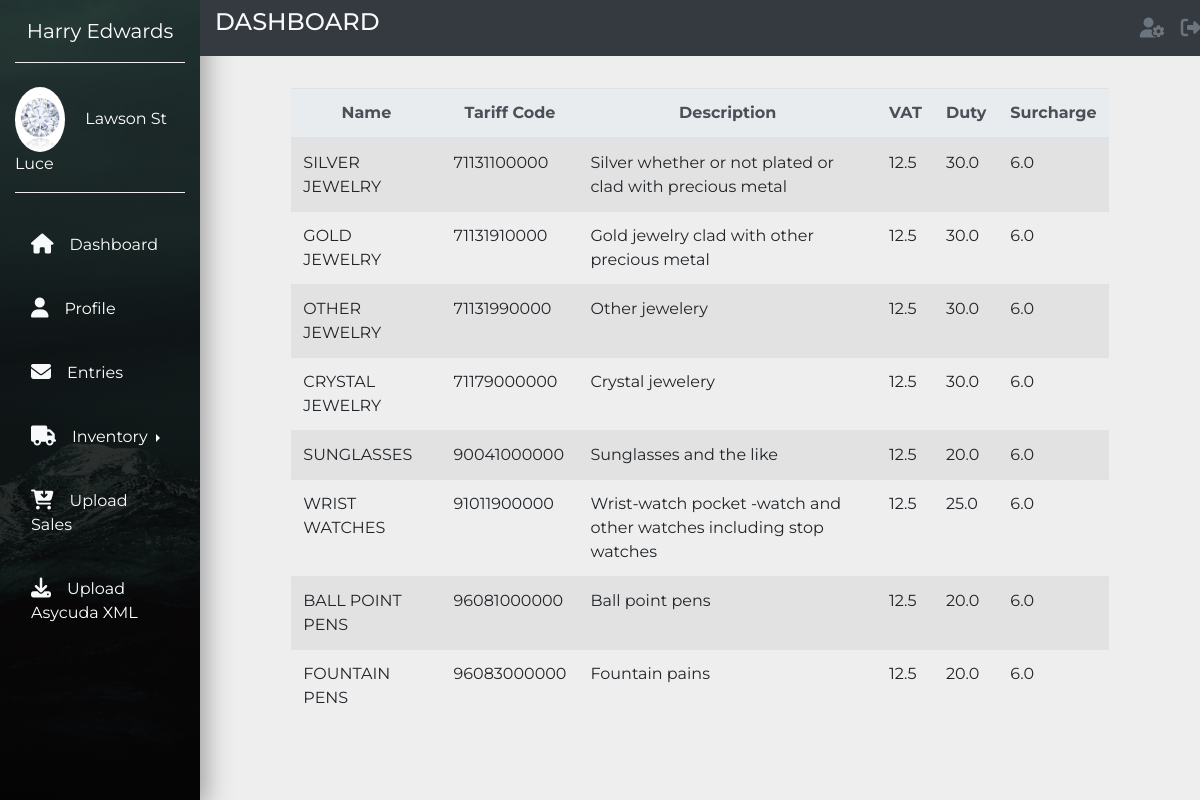
Screenshot of /inventory/tariff/list (signed in) with the database file from the repository.
### account/models.py (models this page shows, shortened)
class Profile(models.Model):
    user = models.OneToOneField(settings.AUTH_USER_MODEL,
                                on_delete=models.CASCADE)
    nic = models.PositiveIntegerField(blank=True, null=True)
    paye = models.CharField(max_length=4, blank=True, null=True)
    birth_date = models.DateField(blank=True, null=True)
    date_hired = models.DateField(blank=True, null=True)
    photo = models.ImageField(upload_to=get_directory_path, blank=True)

### inventory/models.py (models this page shows, shortened)
class Tariff(models.Model):
    name = models.CharField(max_length=200)
    code = models.CharField(max_length=11, unique=True)
    description = models.TextField(blank=True)
    vat = models.FloatField()
    duty = models.FloatField()
    surcharge = models.FloatField()
    class Meta:
        ordering = ('code',)

### inventory/views.py (the view)
# urls.py: path('tariff/list', views.TariffListView.as_view(),
class TariffListView(LoginRequiredMixin, ListView):
    model = Tariff
    template_name = 'inventory/catalogue/tariff_list.html'

### inventory/templates/inventory/catalogue/tariff_list.html (shortened to what this page needs)
{% extends "base.html" %}
{% load humanize %}
{% block content %}
{% if request.user.is_authenticated %}
<div class="row pt-md-5 mt-md-3 mb-5 justify-content-md-center">
    <div class="col-xl-10 col-sm-12 p-2">
<table class="table table-striped table-hover">
    <thead class="thead-light text-center">
        <th>Name</th>
        <th>Tariff Code</th>
        <th>Description</th>
        <th>VAT</th>
        <th>Duty</th>
        <th>Surcharge</th>
    </thead>
    {% for item in tariff_list %}
    <tr>
        <td>{{item.name}}</td>
        <td>{{item.code}}</td>
        <td>{{item.description}}</td>
        <td>{{item.vat}}</td>
        <td>{{item.duty}}</td>
        <td>{{item.surcharge}}</td>
    </tr>
    {% endfor %}
</table>
{% else %}
<p class="text-muted">You must be authenticated to view this content.</p>
{% endif %}
    </div>
</div>
{% endblock %}

### inventory/templates/base.html (shortened to what this page needs)
{% load static %}
<!DOCTYPE html>
<html lang="en">
<head>
    <link rel="stylesheet" href="https://maxcdn.bootstrapcdn.com/bootstrap/4.4.1/css/bootstrap.min.css">
    <link href="{% static "css/base.css" %}" rel="stylesheet">
</head>
<body>
    {% if request.user.is_authenticated %}
    <nav class="navbar navbar-expand-md navbar-light">
        <div class="collapse navbar-collapse" id="myNavbar">
          <div class="container-fluid">
            <div class="row">
              <div class="col-xl-2 col-lg-3 col-md-4 sidebar fixed-top">
                <a href="#" class="navbar-brand text-white d-block mx-auto text-center py-3 mb-4 bottom-border">Harry Edwards</a>
                <div class="bottom-border pb-3">
                  <img src="{% if user.profile.photo %}{{user.profile.photo.url}}{% else %}{%static "media/users/no-profile-picture-icon.jpg" %}{% endif %}" width="50" class="rounded-circle mr-3">
                  <a href="#" class="text-white">{{ request.user.first_name }} {{ request.user.last_name }}</a>
                </div>
                <ul class="navbar-nav flex-column mt-4">
                  <li class="nav-item"><a href="{% url "dashboard" %}" class="nav-link text-white p-3 mb-2 current"><i class="fas fa-home text-light fa-lg mr-3"></i>Dashboard</a></li>
                  <li class="nav-item"><a href="{% url "edit" %}" class="nav-link text-white p-3 mb-2 sidebar-link"><i class="fas fa-user text-light fa-lg mr-3"></i>Profile</a></li>
                  <li class="nav-item"><a href="{% url "entry_list" %}" class="nav-link text-white p-3 mb-2 sidebar-link"><i class="fas fa-envelope text-light fa-lg mr-3"></i>Entries</a></li>
                  <li class="nav-item">
                  <div class="btn-group dropright">
                    <a class="dropdown-toggle nav-link text-white p-3 mb-2 sidebar-link" data-toggle="dropdown" aria-haspopup="false" aria-expanded="true">
                      <i class="fas fa-truck text-light fa-lg mr-3"></i>Inventory
                    </a>
                    </div>
                  </li>
                  <li class="nav-item"><a href="{% url "upload_sales" %}" class="nav-link text-white p-3 mb-2 sidebar-link"><i class="fas fa-cart-arrow-down text-light fa-lg mr-3"></i>Upload Sales</a></li>
                  <li class="nav-item"><a href="{% url "asycuda_file_upload" %}" class="nav-link text-white p-3 mb-2 sidebar-link"><i class="fas fa-download text-light fa-lg mr-3"></i>Upload Asycuda XML</a></li>
                </ul>
              </div>
              <div class="col-xl-10 col-lg-9 col-md-8 ml-auto bg-dark fixed-top py-2 top-navbar">
                <div class="row align-items-right">
                  <div class="col-md-4">
                    <h4 class="text-light text-uppercase mb-0">Dashboard</h4>
                  </div>
                  <div class="col-md-7">
                  </div>
                  <div class="col-md-1 right">
                    <ul class="navbar-nav">
                      <li class="nav-item icon-parent"><a href="#" class="nav-link icon-bullet"><i class="fas fa-user-cog text-muted fa-lg"></i></a></li>
                      <li class="nav-item ml-md-auto"><a href="{% url "logout" %}" class="nav-link"><i class="fas fa-sign-out-alt text-muted fa-lg"></i></a></li>
                    </ul>
                  </div>
                </div>
              </div>
            </div>
          </div>
        </div>
      </nav>
      {% endif %}
    <div id="content">
        <section>
            <div class="container-fluid">
              <div class="row">
                <div class="col-xl-10 col-lg-9 col-md-8 ml-auto">
                        {% block content %}
                        {% endblock %}
                    </div>
                   </div>
                  </div>
                </div>
</body>
</html>

### inventory/static/css/base.css (style rules this page uses)
body { font-family: 'Montserrat', sans-serif; background-color: #eee; }
.sidebar { height: 100vh; background: linear-gradient(rgba(0, 0, 0, .7), rgba(0, 0, 0, .9)), url(media/images/img1.jpeg); background-position: center; background-repeat: no-repeat; background-size: cover; box-shadow: 5px 7px 25px #999; }
.bottom-border { border-bottom: 1px groove #eee; }
.sidebar-link { transition: all .4s; }

### rows the page displays
Tariff: name "SILVER JEWELRY", code "71131100000", description "Silver whether or not plated or clad with precious metal", vat "12.5", duty "30.0", surcharge "6.0"
Tariff: name "GOLD JEWELRY", code "71131910000", description "Gold jewelry clad with other precious metal", vat "12.5", duty "30.0", surcharge "6.0"
Tariff: name "OTHER JEWELRY", code "71131990000", description "Other jewelery", vat "12.5", duty "30.0", surcharge "6.0"
Tariff: name "CRYSTAL JEWELRY", code "71179000000", description "Crystal jewelery", vat "12.5", duty "30.0", surcharge "6.0"
Tariff: name "SUNGLASSES", code "90041000000", description "Sunglasses and the like", vat "12.5", duty "20.0", surcharge "6.0"
Tariff: name "WRIST WATCHES", code "91011900000", description "Wrist-watch pocket -watch and other watches including stop watches", vat "12.5", duty "25.0", surcharge "6.0"
Tariff: name "BALL POINT PENS", code "96081000000", description "Ball point pens", vat "12.5", duty "20.0", surcharge "6.0"
Tariff: name "FOUNTAIN PENS", code "96083000000", description "Fountain pains", vat "12.5", duty "20.0", surcharge "6.0"

### other values shown
{{ request.user.first_name }} "Lawson"
{{ request.user.last_name }} "St Luce"
